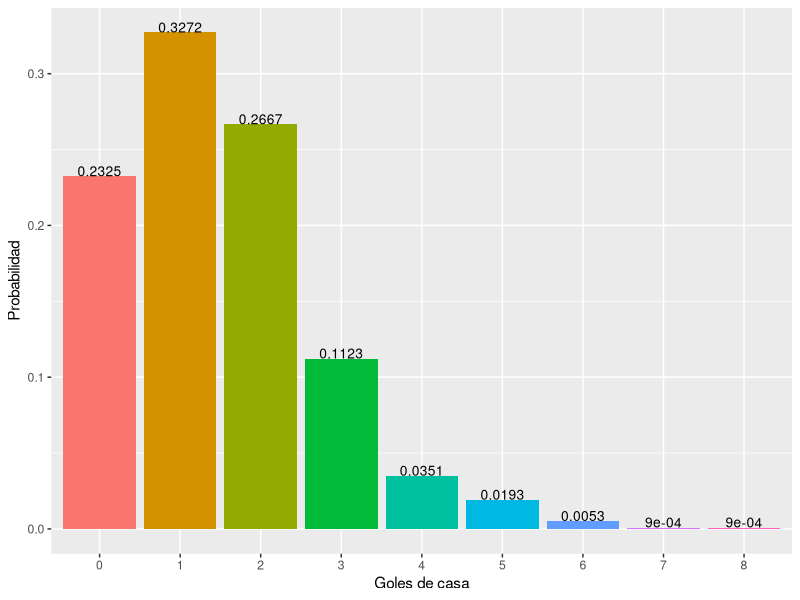
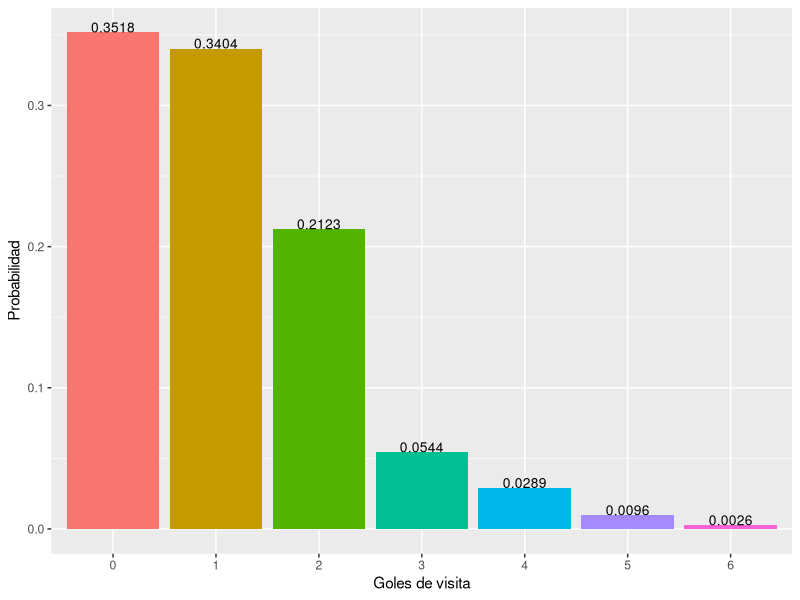
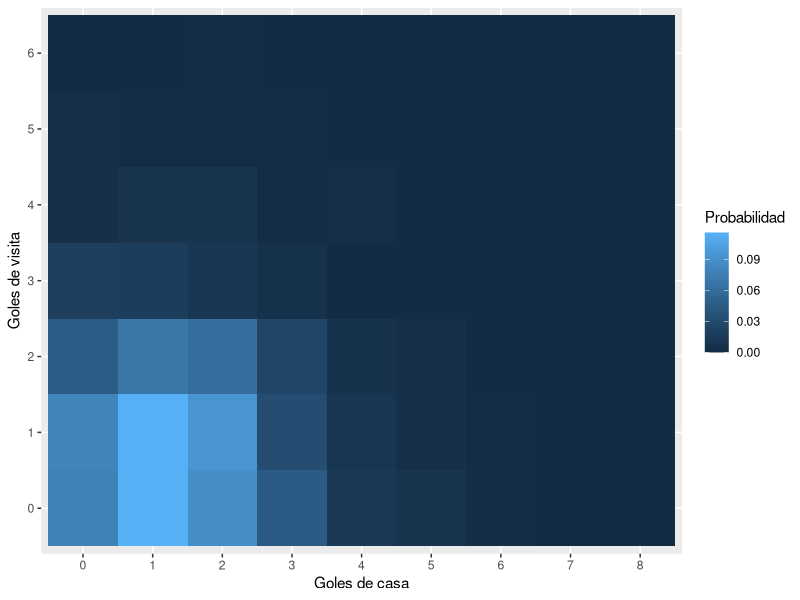

The R source for these figures, in order:
#install.packages("dplyr")
#install.packages("ggplot2")
library(dplyr)
library(ggplot2)

data <- read.csv("resultado.csv")

goles <- select(data, FTHG, FTAG)
goles_tabla <- table(goles)

goles_casa <- margin.table(goles_tabla,1)
goles_visita <- margin.table(goles_tabla,2)

prob.casa <- prop.table(goles_casa)
prob.visita <- prop.table(goles_visita)
prob.conjunta <- prop.table(goles_tabla)

prob.casa.df <- as.data.frame(prob.casa)
prob.visita.df <- as.data.frame(prob.visita)
prob.conjunta.df <- as.data.frame(prob.conjunta)

casa <- ggplot(data = prob.casa.df,aes(x=FTHG,y=Freq,fill=FTHG))+
  geom_bar(stat = "identity")+
  theme(legend.position = "none")+
  geom_text(aes(label=(round(Freq,4))),vjust=0, size=3.5)+
  labs(x="Goles de casa", y= "Probabilidad")

visita <- ggplot(data = prob.visita.df,aes(x=FTAG,y=Freq,fill=FTAG))+
  geom_bar(stat = "identity")+
  theme(legend.position = "none")+
  geom_text(aes(label=(round(Freq,4))),vjust=0, size=3.5)+
  labs(x="Goles de visita", y= "Probabilidad")

conjun <- ggplot(prob.conjunta.df, aes( x = FTHG, y = FTAG, fill = Freq))+
  geom_tile()+
  labs(x="Goles de casa", y= "Goles de visita", fill="Probabilidad")

casa
visita
conjun
